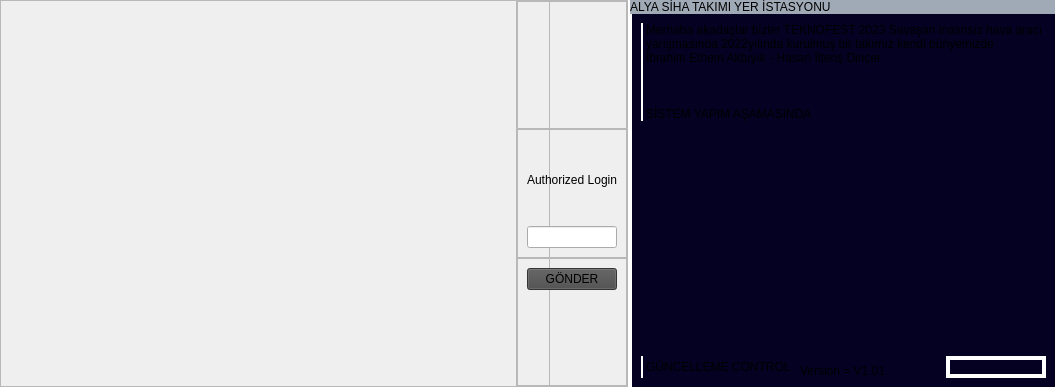
<?xml version="1.0" encoding="UTF-8"?>
<ui version="4.0">
 <class>MainWindow</class>
 <widget class="QMainWindow" name="MainWindow">
  <property name="geometry">
   <rect>
    <x>0</x>
    <y>0</y>
    <width>1055</width>
    <height>387</height>
   </rect>
  </property>
  <property name="maximumSize">
   <size>
    <width>1200</width>
    <height>387</height>
   </size>
  </property>
  <property name="windowTitle">
   <string>MainWindow</string>
  </property>
  <property name="styleSheet">
   <string notr="true">background-color: rgb(0, 0, 0);
color: rgb(255, 255, 255);

QPushButton{
color: rgb(104, 104, 104);
}</string>
  </property>
  <widget class="QWidget" name="centralwidget">
   <property name="maximumSize">
    <size>
     <width>1055</width>
     <height>387</height>
    </size>
   </property>
   <layout class="QHBoxLayout" name="horizontalLayout">
    <property name="spacing">
     <number>0</number>
    </property>
    <property name="leftMargin">
     <number>0</number>
    </property>
    <property name="topMargin">
     <number>0</number>
    </property>
    <property name="rightMargin">
     <number>0</number>
    </property>
    <property name="bottomMargin">
     <number>0</number>
    </property>
    <item>
     <widget class="QFrame" name="left_frame">
      <property name="minimumSize">
       <size>
        <width>550</width>
        <height>387</height>
       </size>
      </property>
      <property name="maximumSize">
       <size>
        <width>550</width>
        <height>387</height>
       </size>
      </property>
      <property name="frameShape">
       <enum>QFrame::StyledPanel</enum>
      </property>
      <property name="frameShadow">
       <enum>QFrame::Raised</enum>
      </property>
      <layout class="QHBoxLayout" name="horizontalLayout_4">
       <property name="spacing">
        <number>0</number>
       </property>
       <property name="leftMargin">
        <number>0</number>
       </property>
       <property name="topMargin">
        <number>0</number>
       </property>
       <property name="rightMargin">
        <number>0</number>
       </property>
       <property name="bottomMargin">
        <number>0</number>
       </property>
       <item>
        <widget class="QLabel" name="siha_image_label">
         <property name="text">
          <string/>
         </property>
         <property name="pixmap">
          <pixmap resource="log_icons.qrc">:/icon/images/4853366.jpg</pixmap>
         </property>
         <property name="scaledContents">
          <bool>true</bool>
         </property>
        </widget>
       </item>
      </layout>
     </widget>
    </item>
    <item>
     <widget class="QFrame" name="main_frame">
      <property name="sizePolicy">
       <sizepolicy hsizetype="Maximum" vsizetype="Preferred">
        <horstretch>0</horstretch>
        <verstretch>0</verstretch>
       </sizepolicy>
      </property>
      <property name="frameShape">
       <enum>QFrame::StyledPanel</enum>
      </property>
      <property name="frameShadow">
       <enum>QFrame::Raised</enum>
      </property>
      <layout class="QVBoxLayout" name="verticalLayout">
       <property name="spacing">
        <number>0</number>
       </property>
       <property name="leftMargin">
        <number>0</number>
       </property>
       <property name="topMargin">
        <number>0</number>
       </property>
       <property name="rightMargin">
        <number>0</number>
       </property>
       <property name="bottomMargin">
        <number>0</number>
       </property>
       <item>
        <widget class="QFrame" name="main_top_frame">
         <property name="frameShape">
          <enum>QFrame::StyledPanel</enum>
         </property>
         <property name="frameShadow">
          <enum>QFrame::Raised</enum>
         </property>
         <layout class="QVBoxLayout" name="verticalLayout_3">
          <item alignment="Qt::AlignHCenter|Qt::AlignVCenter">
           <widget class="QLabel" name="lock_image_label">
            <property name="maximumSize">
             <size>
              <width>70</width>
              <height>70</height>
             </size>
            </property>
            <property name="text">
             <string/>
            </property>
            <property name="pixmap">
             <pixmap resource="log_icons.qrc">:/icon/images/entry2.png</pixmap>
            </property>
            <property name="scaledContents">
             <bool>true</bool>
            </property>
           </widget>
          </item>
         </layout>
        </widget>
       </item>
       <item>
        <widget class="QFrame" name="main_main_frame">
         <property name="frameShape">
          <enum>QFrame::StyledPanel</enum>
         </property>
         <property name="frameShadow">
          <enum>QFrame::Raised</enum>
         </property>
         <layout class="QVBoxLayout" name="verticalLayout_4">
          <item alignment="Qt::AlignHCenter">
           <widget class="QLabel" name="password_label">
            <property name="text">
             <string>Authorized Login</string>
            </property>
           </widget>
          </item>
          <item>
           <widget class="QLineEdit" name="password_lineEdit"/>
          </item>
         </layout>
        </widget>
       </item>
       <item>
        <widget class="QFrame" name="main_bottom_frame">
         <property name="frameShape">
          <enum>QFrame::StyledPanel</enum>
         </property>
         <property name="frameShadow">
          <enum>QFrame::Raised</enum>
         </property>
         <layout class="QVBoxLayout" name="verticalLayout_5">
          <item>
           <widget class="QPushButton" name="send_btn">
            <property name="styleSheet">
             <string notr="true">background-color: rgb(74, 74, 74);</string>
            </property>
            <property name="text">
             <string>GÖNDER</string>
            </property>
           </widget>
          </item>
          <item>
           <widget class="QLabel" name="message_box_label">
            <property name="styleSheet">
             <string notr="true">color: rgb(255, 0, 4);</string>
            </property>
            <property name="text">
             <string/>
            </property>
           </widget>
          </item>
         </layout>
        </widget>
       </item>
      </layout>
     </widget>
    </item>
    <item>
     <widget class="QFrame" name="right_frame">
      <property name="styleSheet">
       <string notr="true">background-color: rgb(4, 1, 35);


border-color:rgb(255, 255, 255);
border-style: solid;
border-width: 0px px 0px 2px;
</string>
      </property>
      <property name="frameShape">
       <enum>QFrame::StyledPanel</enum>
      </property>
      <property name="frameShadow">
       <enum>QFrame::Raised</enum>
      </property>
      <layout class="QVBoxLayout" name="verticalLayout_2">
       <property name="spacing">
        <number>0</number>
       </property>
       <property name="leftMargin">
        <number>0</number>
       </property>
       <property name="topMargin">
        <number>0</number>
       </property>
       <property name="rightMargin">
        <number>0</number>
       </property>
       <property name="bottomMargin">
        <number>0</number>
       </property>
       <item>
        <widget class="QFrame" name="right_top_frame">
         <property name="sizePolicy">
          <sizepolicy hsizetype="Preferred" vsizetype="Maximum">
           <horstretch>0</horstretch>
           <verstretch>0</verstretch>
          </sizepolicy>
         </property>
         <property name="styleSheet">
          <string notr="true">background-color: rgb(160, 170, 182);
border : none ;</string>
         </property>
         <property name="frameShape">
          <enum>QFrame::StyledPanel</enum>
         </property>
         <property name="frameShadow">
          <enum>QFrame::Raised</enum>
         </property>
         <layout class="QHBoxLayout" name="horizontalLayout_5">
          <property name="spacing">
           <number>0</number>
          </property>
          <property name="leftMargin">
           <number>0</number>
          </property>
          <property name="topMargin">
           <number>0</number>
          </property>
          <property name="rightMargin">
           <number>0</number>
          </property>
          <property name="bottomMargin">
           <number>0</number>
          </property>
          <item>
           <widget class="QLabel" name="right_top_left_label">
            <property name="text">
             <string>ALYA SİHA TAKIMI YER İSTASYONU</string>
            </property>
           </widget>
          </item>
          <item>
           <widget class="QPushButton" name="alt_btn">
            <property name="styleSheet">
             <string notr="true"/>
            </property>
            <property name="text">
             <string/>
            </property>
            <property name="icon">
             <iconset resource="log_icons.qrc">
              <normaloff>:/icon/icons/minus-circle.svg</normaloff>:/icon/icons/minus-circle.svg</iconset>
            </property>
           </widget>
          </item>
          <item>
           <widget class="QPushButton" name="x_btn">
            <property name="text">
             <string/>
            </property>
            <property name="icon">
             <iconset resource="log_icons.qrc">
              <normaloff>:/icon/icons/x-circle.svg</normaloff>:/icon/icons/x-circle.svg</iconset>
            </property>
           </widget>
          </item>
         </layout>
        </widget>
       </item>
       <item>
        <widget class="QFrame" name="right_menu_frame">
         <property name="frameShape">
          <enum>QFrame::StyledPanel</enum>
         </property>
         <property name="frameShadow">
          <enum>QFrame::Raised</enum>
         </property>
         <layout class="QHBoxLayout" name="horizontalLayout_6">
          <item alignment="Qt::AlignHCenter|Qt::AlignTop">
           <widget class="QLabel" name="right_menu_label">
            <property name="text">
             <string>Merhaba akadaşlar bizler TEKNOFEST 2023 Savaşan inasnsız hava aracı 
yarışmasında 2022yılında kurulmuş bir takımız kendi bünyemizde 
İbrahim Ethem Akbıyık - Hasan İlteriş Dinçer



SİSTEM YAPIM AŞAMASINDA</string>
            </property>
           </widget>
          </item>
         </layout>
        </widget>
       </item>
       <item>
        <widget class="QFrame" name="right_bottom_frame">
         <property name="sizePolicy">
          <sizepolicy hsizetype="Preferred" vsizetype="Maximum">
           <horstretch>0</horstretch>
           <verstretch>0</verstretch>
          </sizepolicy>
         </property>
         <property name="frameShape">
          <enum>QFrame::StyledPanel</enum>
         </property>
         <property name="frameShadow">
          <enum>QFrame::Raised</enum>
         </property>
         <layout class="QHBoxLayout" name="horizontalLayout_7">
          <item>
           <widget class="QLabel" name="right_bottom_left_label">
            <property name="text">
             <string>GÜNCELLEME CONTROL</string>
            </property>
           </widget>
          </item>
          <item alignment="Qt::AlignBottom">
           <widget class="QLabel" name="right_bottom_menu_label">
            <property name="styleSheet">
             <string notr="true">border-color:rgb(255, 255, 255);
border-style: solid;
border-width: 0px 0px 0px 0px;</string>
            </property>
            <property name="text">
             <string>Version = V1.01</string>
            </property>
           </widget>
          </item>
          <item>
           <widget class="QLabel" name="right_bottom_right_label">
            <property name="maximumSize">
             <size>
              <width>100</width>
              <height>100</height>
             </size>
            </property>
            <property name="styleSheet">
             <string notr="true">border-color:rgb(255, 255, 255);
border-style: solid;
border-width: 4px 4px 4px 4px;</string>
            </property>
            <property name="text">
             <string/>
            </property>
            <property name="pixmap">
             <pixmap resource="log_icons.qrc">:/icon/images/Ekran görüntüsü 2022-12-23 010859.png</pixmap>
            </property>
            <property name="scaledContents">
             <bool>true</bool>
            </property>
           </widget>
          </item>
         </layout>
        </widget>
       </item>
      </layout>
     </widget>
    </item>
   </layout>
  </widget>
 </widget>
 <resources>
  <include location="log_icons.qrc"/>
 </resources>
 <connections/>
</ui>
